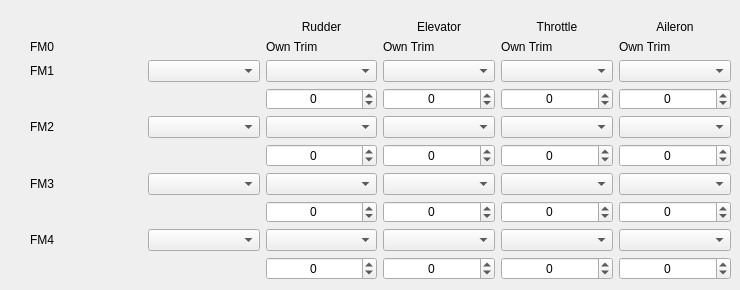
     <widget class="QWidget" name="tabModes">
      <attribute name="title">
       <string>Modes</string>
      </attribute>
      <widget class="QWidget" name="gridLayoutWidget">
       <property name="geometry">
        <rect>
         <x>30</x>
         <y>20</y>
         <width>701</width>
         <height>261</height>
        </rect>
       </property>
       <layout class="QGridLayout" name="gridLayout_30">
        <item row="1" column="0">
         <widget class="QLabel" name="label_147">
          <property name="text">
           <string>FM0</string>
          </property>
         </widget>
        </item>
        <item row="2" column="0">
         <widget class="QLabel" name="label_146">
          <property name="text">
           <string>FM1</string>
          </property>
         </widget>
        </item>
        <item row="4" column="0">
         <widget class="QLabel" name="label_148">
          <property name="text">
           <string>FM2</string>
          </property>
         </widget>
        </item>
        <item row="6" column="0">
         <widget class="QLabel" name="label_149">
          <property name="text">
           <string>FM3</string>
          </property>
         </widget>
        </item>
        <item row="8" column="0">
         <widget class="QLabel" name="label_150">
          <property name="text">
           <string>FM4</string>
          </property>
         </widget>
        </item>
        <item row="8" column="1">
         <widget class="QComboBox" name="FP4_sw"/>
        </item>
        <item row="6" column="1">
         <widget class="QComboBox" name="FP3_sw"/>
        </item>
        <item row="4" column="1">
         <widget class="QComboBox" name="FP2_sw"/>
        </item>
        <item row="2" column="1">
         <widget class="QComboBox" name="FP1_sw"/>
        </item>
        <item row="0" column="3">
         <widget class="QLabel" name="label_M1">
          <property name="text">
           <string>Rudder</string>
          </property>
          <property name="alignment">
           <set>Qt::AlignCenter</set>
          </property>
         </widget>
        </item>
        <item row="0" column="4">
         <widget class="QLabel" name="label_M2">
          <property name="text">
           <string>Elevator</string>
          </property>
          <property name="alignment">
           <set>Qt::AlignCenter</set>
          </property>
         </widget>
        </item>
        <item row="0" column="5">
         <widget class="QLabel" name="label_M3">
          <property name="text">
           <string>Throttle</string>
          </property>
          <property name="alignment">
           <set>Qt::AlignCenter</set>
          </property>
         </widget>
        </item>
        <item row="0" column="6">
         <widget class="QLabel" name="label_M4">
          <property name="text">
           <string>Aileron</string>
          </property>
          <property name="alignment">
           <set>Qt::AlignCenter</set>
          </property>
         </widget>
        </item>
        <item row="1" column="3">
         <widget class="QLabel" name="label_157">
          <property name="text">
           <string>Own Trim</string>
          </property>
         </widget>
        </item>
        <item row="1" column="4">
         <widget class="QLabel" name="label_158">
          <property name="text">
           <string>Own Trim</string>
          </property>
         </widget>
        </item>
        <item row="1" column="5">
         <widget class="QLabel" name="label_159">
          <property name="text">
           <string>Own Trim</string>
          </property>
         </widget>
        </item>
        <item row="1" column="6">
         <widget class="QLabel" name="label_160">
          <property name="text">
           <string>Own Trim</string>
          </property>
         </widget>
        </item>
        <item row="2" column="3">
         <widget class="QComboBox" name="FP1_RudCB"/>
        </item>
        <item row="2" column="4">
         <widget class="QComboBox" name="FP1_EleCB"/>
        </item>
        <item row="2" column="5">
         <widget class="QComboBox" name="FP1_ThrCB"/>
        </item>
        <item row="2" column="6">
         <widget class="QComboBox" name="FP1_AilCB"/>
        </item>
        <item row="4" column="3">
         <widget class="QComboBox" name="FP2_RudCB"/>
        </item>
        <item row="4" column="4">
         <widget class="QComboBox" name="FP2_EleCB"/>
        </item>
        <item row="4" column="5">
         <widget class="QComboBox" name="FP2_ThrCB"/>
        </item>
        <item row="4" column="6">
         <widget class="QComboBox" name="FP2_AilCB"/>
        </item>
        <item row="6" column="3">
         <widget class="QComboBox" name="FP3_RudCB"/>
        </item>
        <item row="6" column="4">
         <widget class="QComboBox" name="FP3_EleCB"/>
        </item>
        <item row="6" column="5">
         <widget class="QComboBox" name="FP3_ThrCB"/>
        </item>
        <item row="6" column="6">
         <widget class="QComboBox" name="FP3_AilCB"/>
        </item>
        <item row="8" column="3">
         <widget class="QComboBox" name="FP4_RudCB"/>
        </item>
        <item row="8" column="4">
         <widget class="QComboBox" name="FP4_EleCB"/>
        </item>
        <item row="8" column="5">
         <widget class="QComboBox" name="FP4_ThrCB"/>
        </item>
        <item row="8" column="6">
         <widget class="QComboBox" name="FP4_AilCB"/>
        </item>
        <item row="3" column="4">
         <widget class="QSpinBox" name="FP1eleTrimSB">
          <property name="alignment">
           <set>Qt::AlignCenter</set>
          </property>
          <property name="accelerated">
           <bool>true</bool>
          </property>
          <property name="minimum">
           <number>-125</number>
          </property>
          <property name="maximum">
           <number>510</number>
          </property>
         </widget>
        </item>
        <item row="3" column="3">
         <widget class="QSpinBox" name="FP1rudTrimSB">
          <property name="alignment">
           <set>Qt::AlignCenter</set>
          </property>
          <property name="accelerated">
           <bool>true</bool>
          </property>
          <property name="minimum">
           <number>-125</number>
          </property>
          <property name="maximum">
           <number>510</number>
          </property>
         </widget>
        </item>
        <item row="3" column="5">
         <widget class="QSpinBox" name="FP1thrTrimSB">
          <property name="alignment">
           <set>Qt::AlignCenter</set>
          </property>
          <property name="accelerated">
           <bool>true</bool>
          </property>
          <property name="minimum">
           <number>-1024</number>
          </property>
          <property name="maximum">
           <number>510</number>
          </property>
         </widget>
        </item>
        <item row="3" column="6">
         <widget class="QSpinBox" name="FP1ailTrimSB">
          <property name="alignment">
           <set>Qt::AlignCenter</set>
          </property>
          <property name="accelerated">
           <bool>true</bool>
          </property>
          <property name="minimum">
           <number>-1024</number>
          </property>
          <property name="maximum">
           <number>510</number>
          </property>
         </widget>
        </item>
        <item row="5" column="3">
         <widget class="QSpinBox" name="FP2rudTrimSB">
          <property name="alignment">
           <set>Qt::AlignCenter</set>
          </property>
          <property name="accelerated">
           <bool>true</bool>
          </property>
          <property name="minimum">
           <number>-1024</number>
          </property>
          <property name="maximum">
           <number>510</number>
          </property>
         </widget>
        </item>
        <item row="5" column="4">
         <widget class="QSpinBox" name="FP2eleTrimSB">
          <property name="alignment">
           <set>Qt::AlignCenter</set>
          </property>
          <property name="accelerated">
           <bool>true</bool>
          </property>
          <property name="minimum">
           <number>-1024</number>
          </property>
          <property name="maximum">
           <number>510</number>
          </property>
         </widget>
        </item>
        <item row="5" column="5">
         <widget class="QSpinBox" name="FP2thrTrimSB">
          <property name="alignment">
           <set>Qt::AlignCenter</set>
          </property>
          <property name="accelerated">
           <bool>true</bool>
          </property>
          <property name="minimum">
           <number>-1024</number>
          </property>
          <property name="maximum">
           <number>510</number>
          </property>
         </widget>
        </item>
        <item row="5" column="6">
         <widget class="QSpinBox" name="FP2ailTrimSB">
          <property name="alignment">
           <set>Qt::AlignCenter</set>
          </property>
          <property name="accelerated">
           <bool>true</bool>
          </property>
          <property name="minimum">
           <number>-1024</number>
          </property>
          <property name="maximum">
           <number>510</number>
          </property>
         </widget>
        </item>
        <item row="7" column="3">
         <widget class="QSpinBox" name="FP3rudTrimSB">
          <property name="alignment">
           <set>Qt::AlignCenter</set>
          </property>
          <property name="accelerated">
           <bool>true</bool>
          </property>
          <property name="minimum">
           <number>-1024</number>
          </property>
          <property name="maximum">
           <number>510</number>
          </property>
         </widget>
        </item>
        <item row="7" column="4">
         <widget class="QSpinBox" name="FP3eleTrimSB">
          <property name="alignment">
           <set>Qt::AlignCenter</set>
          </property>
          <property name="accelerated">
           <bool>true</bool>
          </property>
          <property name="minimum">
           <number>-1024</number>
          </property>
          <property name="maximum">
           <number>510</number>
          </property>
         </widget>
        </item>
        <item row="7" column="5">
         <widget class="QSpinBox" name="FP3thrTrimSB">
          <property name="alignment">
           <set>Qt::AlignCenter</set>
          </property>
          <property name="accelerated">
           <bool>true</bool>
          </property>
          <property name="minimum">
           <number>-1024</number>
          </property>
          <property name="maximum">
           <number>510</number>
          </property>
         </widget>
        </item>
        <item row="7" column="6">
         <widget class="QSpinBox" name="FP3ailTrimSB">
          <property name="alignment">
           <set>Qt::AlignCenter</set>
          </property>
          <property name="accelerated">
           <bool>true</bool>
          </property>
          <property name="minimum">
           <number>-1024</number>
          </property>
          <property name="maximum">
           <number>510</number>
          </property>
         </widget>
        </item>
        <item row="9" column="3">
         <widget class="QSpinBox" name="FP4rudTrimSB">
          <property name="alignment">
           <set>Qt::AlignCenter</set>
          </property>
          <property name="accelerated">
           <bool>true</bool>
          </property>
          <property name="minimum">
           <number>-1024</number>
          </property>
          <property name="maximum">
           <number>510</number>
          </property>
         </widget>
        </item>
        <item row="9" column="4">
         <widget class="QSpinBox" name="FP4eleTrimSB">
          <property name="alignment">
           <set>Qt::AlignCenter</set>
          </property>
          <property name="accelerated">
           <bool>true</bool>
          </property>
          <property name="minimum">
           <number>-1024</number>
          </property>
          <property name="maximum">
           <number>510</number>
          </property>
         </widget>
        </item>
        <item row="9" column="5">
         <widget class="QSpinBox" name="FP4thrTrimSB">
          <property name="alignment">
           <set>Qt::AlignCenter</set>
          </property>
          <property name="accelerated">
           <bool>true</bool>
          </property>
          <property name="minimum">
           <number>-1024</number>
          </property>
          <property name="maximum">
           <number>510</number>
          </property>
         </widget>
        </item>
        <item row="9" column="6">
         <widget class="QSpinBox" name="FP4ailTrimSB">
          <property name="alignment">
           <set>Qt::AlignCenter</set>
          </property>
          <property name="accelerated">
           <bool>true</bool>
          </property>
          <property name="minimum">
           <number>-1024</number>
          </property>
          <property name="maximum">
           <number>510</number>
          </property>
         </widget>
        </item>
       </layout>
      </widget>
     </widget>
